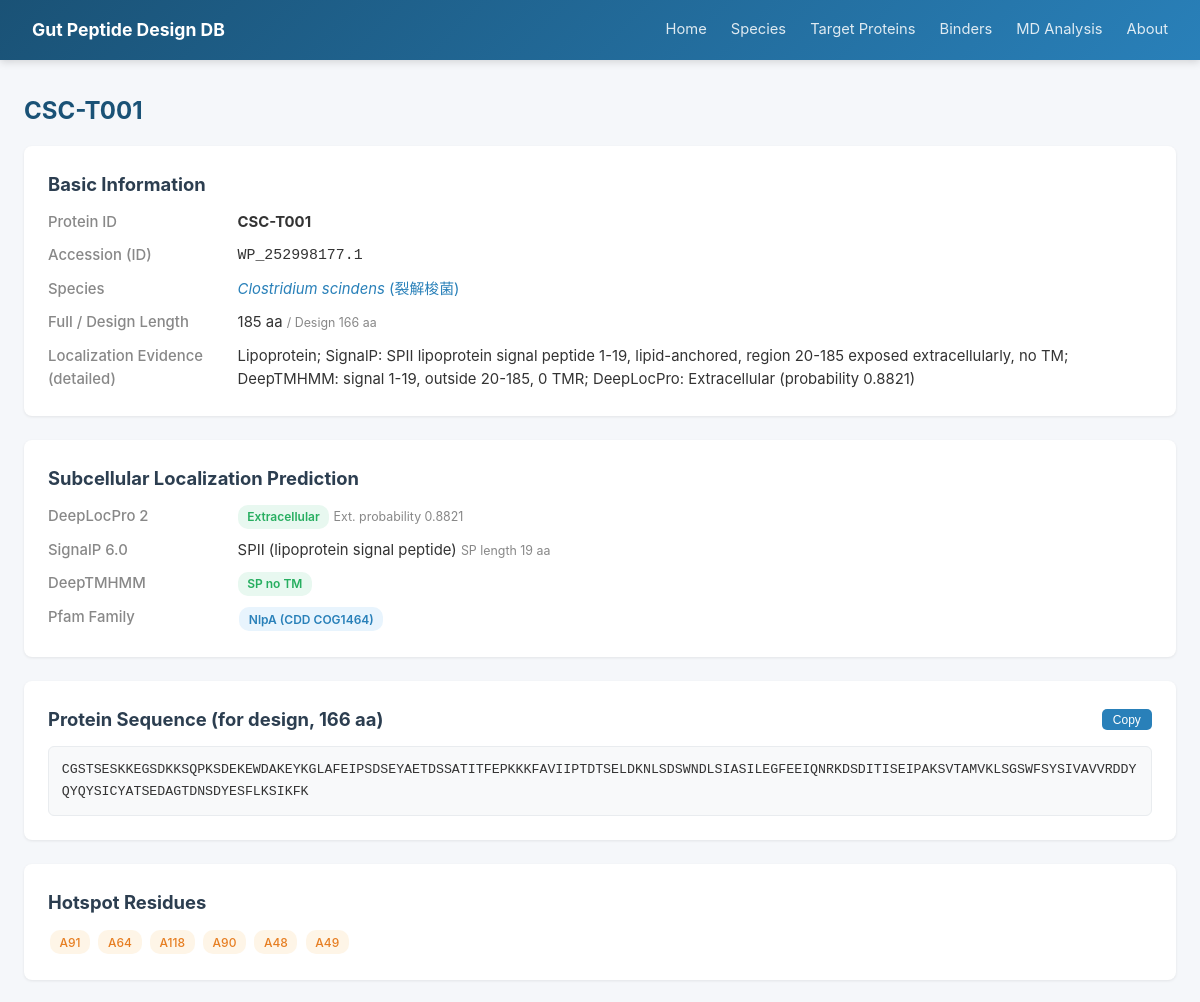
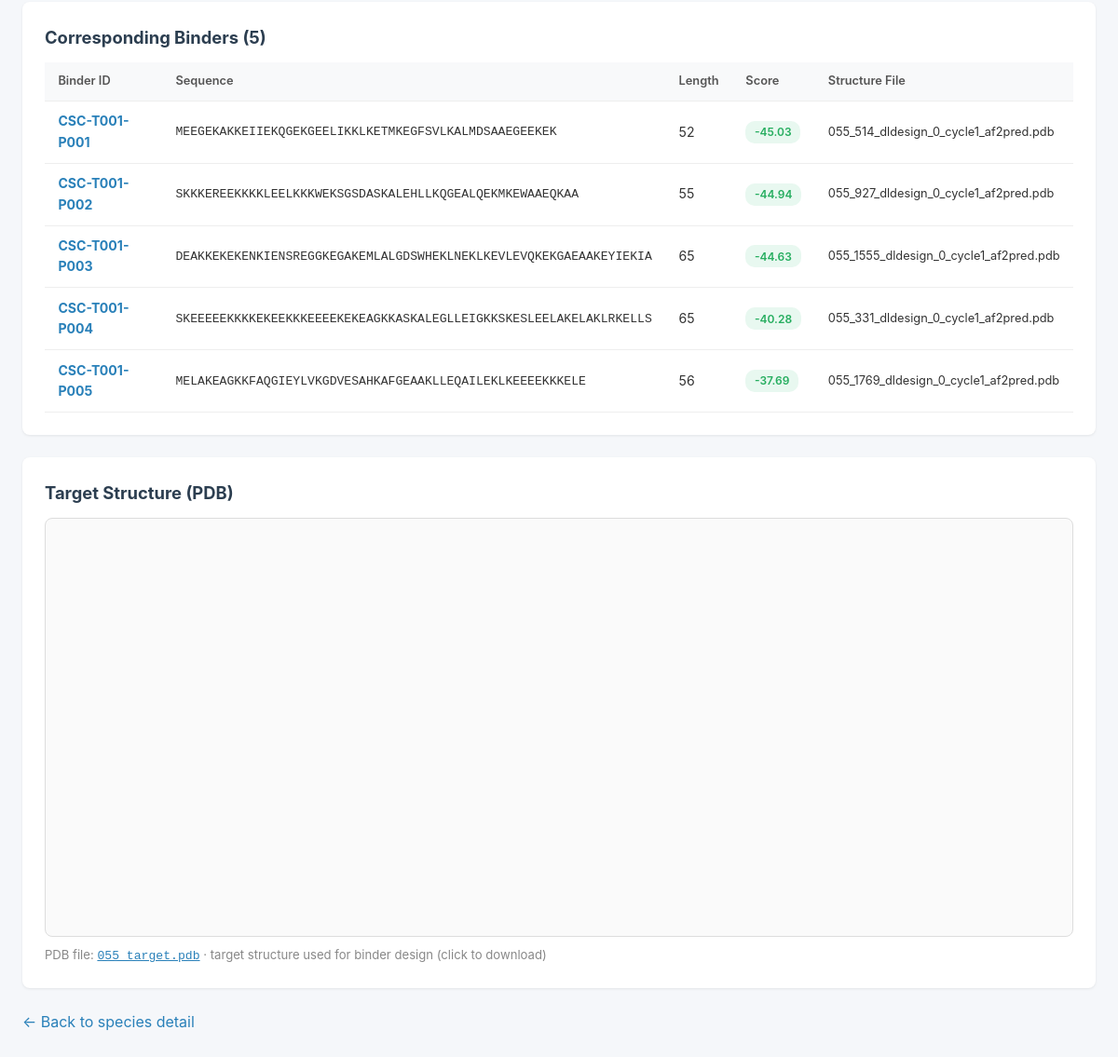
The app's page /proteins/CSC-T001 with its own data (2 pictures, top to bottom).
### tables this page shows
CREATE TABLE Target_Protein (
        Species_ID            TEXT NOT NULL,
        Protein_ID            TEXT PRIMARY KEY,
        ID_Accession          TEXT,
        Full_Length           INTEGER,
        AA_Length             INTEGER,
        Protein_Sequence      TEXT,
        Localization_Evidence TEXT,
        DeepLocPro_Location   TEXT,
        DeepLocPro_ExtProb    REAL,
        SignalP_Category      TEXT,
        SignalP_SPLen         INTEGER,
        DeepTMHMM_Type        TEXT,
        Pfam_Family           TEXT,
        Notes                 TEXT,
        FOREIGN KEY (Species_ID) REFERENCES Species(Species_ID)
    );

CREATE TABLE Species (
        Species_ID      TEXT PRIMARY KEY,
        Scientific_Name TEXT NOT NULL,
        Chinese_Name    TEXT,
        Taxonomy_ID     INTEGER,
        Genome_Accession TEXT,
        Proteome_Source TEXT,
        Notes           TEXT
    );

CREATE TABLE Binder (
        Binder_ID       TEXT PRIMARY KEY,
        Species_ID      TEXT NOT NULL,
        Binder_Sequence TEXT,
        Length          INTEGER,
        Raw_Score       REAL,
        dG_sep_norm     REAL,
        dSASA_int       REAL,
        complex_norm    REAL,
        total_score     REAL,
        packstat        REAL,
        hbonds_int      INTEGER,
        pLDDT_total     REAL,
        pLDDT_binder    REAL,
        PAE_interaction REAL,
        binder_RMSD     REAL,
        target_RMSD     REAL,
        Sequence_File   TEXT,
        Structure_File  TEXT,
        Notes           TEXT,
        FOREIGN KEY (Species_ID) REFERENCES Species(Species_ID)
    );

### app.py (the view)
@app.route('/proteins/<pid>')
def protein_detail(pid):
    db = get_db()
    p = db.execute("""
        SELECT p.*, s.Scientific_Name, s.Chinese_Name
        FROM Target_Protein p JOIN Species s ON p.Species_ID=s.Species_ID
        WHERE p.Protein_ID=?
    """, (pid,)).fetchone()
    if not p: return "未找到", 404
    binders = db.execute("""
        SELECT * FROM Binder WHERE Species_ID=? ORDER BY Raw_Score
    """, (p['Species_ID'],)).fetchall()
    _num = SID2NUM.get(p['Species_ID'])
    target_pdb = (_num + '_target.pdb') if _num else None
    return render_template('protein_detail.html', p=p, binders=binders, target_pdb=target_pdb)

### app.py (called while the page is built)
def get_db():
    if 'db' not in g:
        g.db = sqlite3.connect(DB_PATH)
        g.db.row_factory = sqlite3.Row
    return g.db

### templates/protein_detail.html (shortened to what this page needs)
{% extends "base.html" %}
{% block content %}
<h1>{{ p.Protein_ID }}</h1>
<div class="card">
    <h2>Basic Information</h2>
    <div class="detail-grid">
        <div class="detail-label">Protein ID</div><div><strong>{{ p.Protein_ID }}</strong></div>
        <div class="detail-label">Accession (ID)</div><div style="font-family:monospace;">{{ p.ID_Accession }}</div>
        <div class="detail-label">Species</div><div><a href="/species/{{ p.Species_ID }}"><em>{{ p.Scientific_Name }}</em> ({{ p.Chinese_Name }})</a></div>
        <div class="detail-label">Full / Design Length</div><div>{{ p.Full_Length }} aa <small style="color:#888;">/ Design {{ p.AA_Length }} aa</small></div>
        <div class="detail-label">Localization Evidence (detailed)</div><div>{{ p.Localization_Evidence }}</div>
    </div>
</div>
<div class="card">
    <h2>Subcellular Localization Prediction</h2>
    <div class="detail-grid">
        <div class="detail-label">DeepLocPro 2</div>
        <div>
            {% if p.DeepLocPro_Location == 'Extracellular' %}
            <span class="badge badge-green">Extracellular</span>
            {% else %}
            <span class="badge badge-blue">Cytoplasmic Membrane</span>
            {% endif %}
            <small style="color:#888;">Ext. probability {{ '%.4f'|format(p.DeepLocPro_ExtProb) }}</small>
        </div>
        <div class="detail-label">SignalP 6.0</div>
        <div>{{ p.SignalP_Category }} <small style="color:#888;">SP length {% if p.SignalP_SPLen %}{{ p.SignalP_SPLen }} aa{% else %}no signal peptide{% endif %}</small></div>
        <div class="detail-label">DeepTMHMM</div>
        <div>
            {% if p.DeepTMHMM_Type in ('TM','SP+TM') %}
            <span class="badge badge-orange">{{ p.DeepTMHMM_Type }} with TM</span>
            {% else %}
            <span class="badge badge-green">{{ p.DeepTMHMM_Type }} no TM</span>
            {% endif %}
        </div>
        <div class="detail-label">Pfam Family</div>
        <div>
            {% if p.Pfam_Family %}
                {% for fam in p.Pfam_Family.replace('；',';').split(';') %}
                    {% if fam.strip() %}<span class="badge badge-blue" style="margin:.1rem;">{{ fam.strip() }}</span>{% endif %}
                {% endfor %}
            {% else %}<span style="color:#999;">No domain hit</span>{% endif %}
        </div>
    </div>
</div>
<div class="card">
    <h2 style="display:flex;justify-content:space-between;align-items:center;">
        Protein Sequence (for design, {{ p.AA_Length }} aa)
        <button onclick="navigator.clipboard.writeText(document.getElementById('seq').innerText);this.innerText='Copied'"
                style="font-size:.75rem;padding:.2rem .7rem;background:#2980b9;color:#fff;border:none;border-radius:5px;cursor:pointer;">Copy</button>
    </h2>
    <div id="seq" class="seq-box" style="white-space:pre-wrap;word-break:break-all;">{{ p.Protein_Sequence }}</div>
</div>
{% if p.Notes %}
<div class="card">
    <h2>Hotspot Residues</h2>
    <div>
        {% for h in p.Notes.replace('Hotspots:','').split(',') %}
        <span class="badge badge-orange" style="margin:.12rem;font-weight:500;">{{ h }}</span>
        {% endfor %}
    </div>
</div>
{% endif %}
{% if binders %}
<div class="card">
    <h2>Corresponding Binders ({{ binders|length }})</h2>
    <table>
        <thead><tr><th>Binder ID</th><th>Sequence</th><th>Length</th><th>Score</th><th>Structure File</th></tr></thead>
        <tbody>
            {% for b in binders %}
            <tr>
                <td><a href="/binders/{{ b.Binder_ID }}"><strong>{{ b.Binder_ID }}</strong></a></td>
                <td style="font-family:monospace;font-size:.82rem;">{{ b.Binder_Sequence }}</td>
                <td>{{ b.Length or '-' }}</td>
                <td>
                    {% if b.Raw_Score %}
                    <span class="badge {% if b.Raw_Score < -6 %}badge-green{% elif b.Raw_Score < -4 %}badge-blue{% else %}badge-orange{% endif %}">{{ "%.2f"|format(b.Raw_Score) }}</span>
                    {% else %}-{% endif %}
                </td>
                <td style="font-size:.8rem;">{{ b.Structure_File or '-' }}</td>
            </tr>
            {% endfor %}
        </tbody>
    </table>
</div>
{% endif %}
{% if target_pdb %}
<div class="card">
    <h2>Target Structure (PDB)</h2>
    <div id="target-viewer" style="position:relative; width:100%; height:450px; border:1px solid #ddd; border-radius:8px; background:#fafafa; overflow:hidden;"></div>
    <p style="font-size:.82rem; color:#888; margin-top:.6rem;">
        PDB file:
        <a href="#" onclick="confirmTargetDownload();return false;" style="font-family:monospace; text-decoration:underline; cursor:pointer;">{{ target_pdb }}</a>
        · target structure used for binder design (click to download)
    </p>
</div>
{% endif %}
<p><a href="/species/{{ p.Species_ID }}">&larr; Back to species detail</a></p>
{% endblock %}

### templates/base.html (style rules this page uses)
* { margin:0; padding:0; box-sizing:border-box; }
body { font-family:-apple-system,BlinkMacSystemFont,"Segoe UI","PingFang SC","Microsoft YaHei",sans-serif; background:#f5f7fa; color:#333; line-height:1.6; }
.card { background:white; border-radius:8px; box-shadow:0 1px 3px rgba(0,0,0,.08); padding:1.5rem; margin-bottom:1.5rem; }
table { width:100%; border-collapse:collapse; font-size:.88rem; }
th,td { padding:.65rem .9rem; text-align:left; border-bottom:1px solid #eee; }
th { background:#f8f9fa; font-weight:600; color:#555; font-size:.8rem; }
.badge { display:inline-block; padding:.15rem .6rem; border-radius:10px; font-size:.75rem; font-weight:600; }
.badge-blue { background:#e8f4fd; color:#2980b9; }
.badge-green { background:#e8f8f0; color:#27ae60; }
.badge-orange { background:#fef5e7; color:#e67e22; }
.detail-grid { display:grid; grid-template-columns:180px 1fr; gap:.6rem; font-size:.93rem; }
.detail-label { color:#888; font-weight:500; }
.seq-box { background:#f8f9fa; border:1px solid #e9ecef; border-radius:6px; padding:.8rem; font-family:"Courier New",monospace; font-size:.83rem; word-break:break-all; margin-top:.4rem; }
h1 { font-size:1.5rem; margin-bottom:1rem; color:#1a5276; }
h2 { font-size:1.15rem; margin-bottom:.7rem; color:#2c3e50; }
a { color:#2980b9; text-decoration:none; }

### records on screen
Target_Protein: Protein_ID "CSC-T001", ID_Accession "WP_252998177.1", Full_Length "185", AA_Length "166", Localization_Evidence "Lipoprotein; SignalP: SPII lipoprotein signal peptide 1-19, lipid-anchored, region 20-185 exposed extracellularly, no TM; DeepTMHMM: signal 1-19, outside 20-185, 0 TMR; DeepLocPro: Extracellular (probability 0.8821)", DeepLocPro_ExtProb "0.8821", SignalP_Category "SPII (lipoprotein signal peptide)", SignalP_SPLen "19", DeepTMHMM_Type "SP", strip "NlpA (CDD COG1464)", Protein_Sequence "CGSTSESKKEGSDKKSQPKSDEKEWDAKEYKGLAFEIPSDSEYAETDSSATITFEPKKKFAVIIPTDTSELDKNLSDSWNDLSIASILEGFEEIQNRKDSDITISEIPAKSVTAMVKLSGSWFSYSIVAVVRDDYQYQYSICYATSEDAGTDNSDYESFLKSIKFK"
Species: Scientific_Name "Clostridium scindens", Chinese_Name "裂解梭菌"
Binder: Binder_ID "CSC-T001-P001", Binder_Sequence "MEEGEKAKKEIIEKQGEKGEELIKKLKETMKEGFSVLKALMDSAAEGEEKEK", Length "52", Raw_Score "-45.03", Structure_File "055_514_dldesign_0_cycle1_af2pred.pdb"
Binder: Binder_ID "CSC-T001-P002", Binder_Sequence "SKKKEREEKKKKLEELKKKWEKSGSDASKALEHLLKQGEALQEKMKEWAAEQKAA", Length "55", Raw_Score "-44.94", Structure_File "055_927_dldesign_0_cycle1_af2pred.pdb"
Binder: Binder_ID "CSC-T001-P003", Binder_Sequence "DEAKKEKEKENKIENSREGGKEGAKEMLALGDSWHEKLNEKLKEVLEVQKEKGAEAAKEYIEKIA", Length "65", Raw_Score "-44.63", Structure_File "055_1555_dldesign_0_cycle1_af2pred.pdb"
Binder: Binder_ID "CSC-T001-P004", Binder_Sequence "SKEEEEEKKKKEKEEKKKEEEEKEKEAGKKASKALEGLLEIGKKSKESLEELAKELAKLRKELLS", Length "65", Raw_Score "-40.28", Structure_File "055_331_dldesign_0_cycle1_af2pred.pdb"
Binder: Binder_ID "CSC-T001-P005", Binder_Sequence "MELAKEAGKKFAQGIEYLVKGDVESAHKAFGEAAKLLEQAILEKLKEEEEKKKELE", Length "56", Raw_Score "-37.69", Structure_File "055_1769_dldesign_0_cycle1_af2pred.pdb"

### other values on screen
{{ h }} "A91" "A64" "A118" "A90" "A48" "A49"
{{ binders|length }} "5"
{{ target_pdb }} "055_target.pdb"
